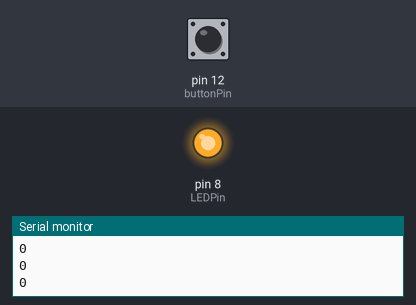
Recording of a sketch running on a simulated Arduino Uno, built with avr-gcc and run on an emulated ATmega328P. On the bench: output pins drawn as LEDs (lit = HIGH), the last lines printed to the serial monitor. The inputs (shaded band) are chosen by the test bench; at power-on: pin 12 (buttonPin) LOW.

Above: at 1.2 s.
1.3 s: pin 12 (buttonPin) pulled HIGH for 0.15 s
At 1.5 s:
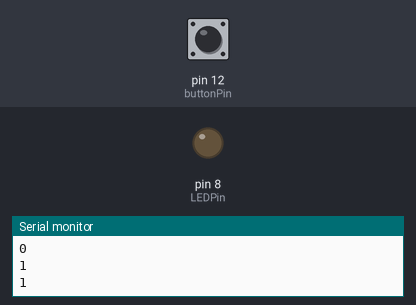
3.1 s: pin 12 (buttonPin) pulled HIGH for 3.2 s
At 7.5 s:
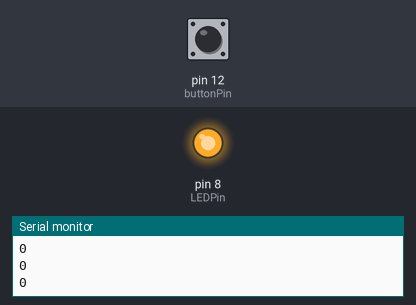
Timing chart, 0 to 9.0 s (numbered marks = the images above; inputs shaded):
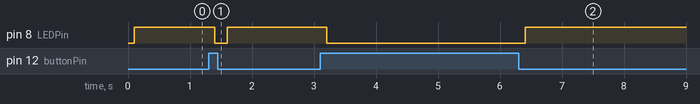

The sketch:

PUSH_BUTTON.ino
```cpp
int LEDPin = 8;
int buttonPin = 12;
int buttonRead;
int delayTime = 100;

void setup() {
  // put your setup code here, to run once:
  Serial.begin(9600);
  pinMode(LEDPin,OUTPUT);
  pinMode(buttonPin,INPUT);
}

void loop() {
  // put your main code here, to run repeatedly:
  buttonRead = digitalRead(buttonPin);
  Serial.println(buttonRead);
  delay(delayTime);
  if (buttonRead == 1) {
    digitalWrite(LEDPin,LOW);
  }
  if (buttonRead == 0) {
    digitalWrite(LEDPin,HIGH);
  }
}
```

Measured:
- after the input at 1.3 s, pin 8 (LEDPin): HIGH → LOW after 0.10 s, → HIGH 0.20 s later
- after the input at 3.1 s, pin 8 (LEDPin): HIGH → LOW after 0.10 s, → HIGH 3.2 s later
